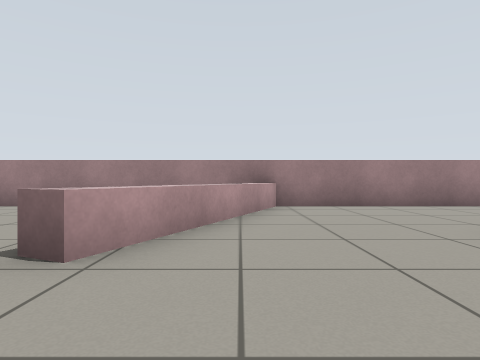
[1] (above)

19 first-person views from a walk through a robot-simulator world made for Gazebo. The camera is 0.57 m above the floor, looks level and sees 75° across. The floor is counted in squares, 1 m on a side. Each view is taken from the middle of a square. On the plan, view 1 faces up. The plan holds only what a view shows up to about 9 squares ahead; the rest is blank. Robots are left out.

[2]
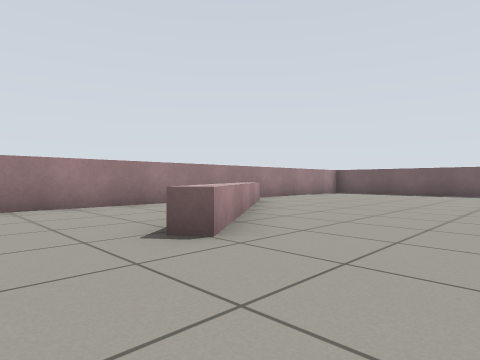

[3]
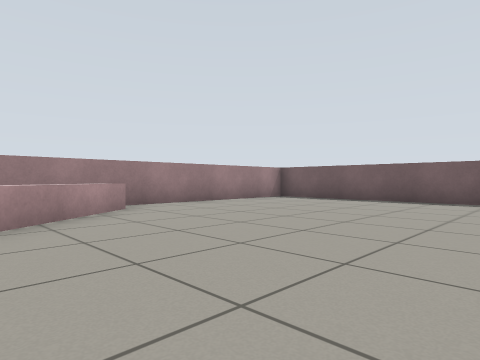

[4]
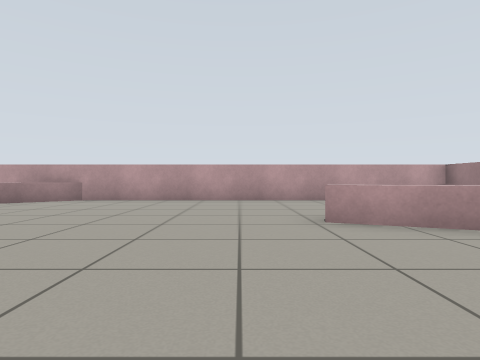

[5]
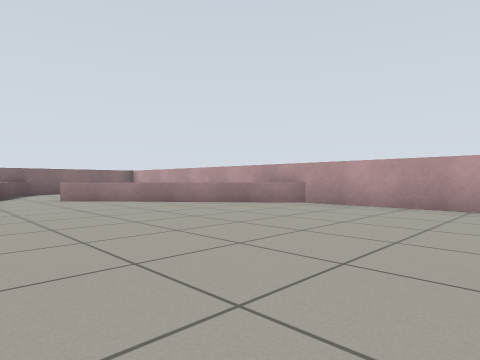

[6]
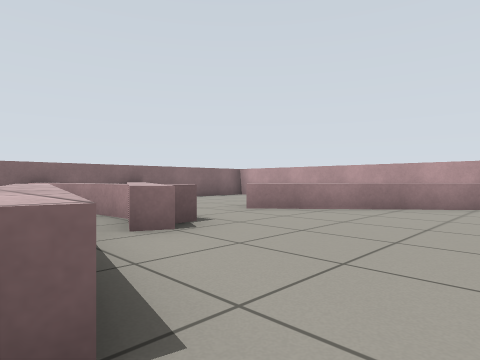

[7]
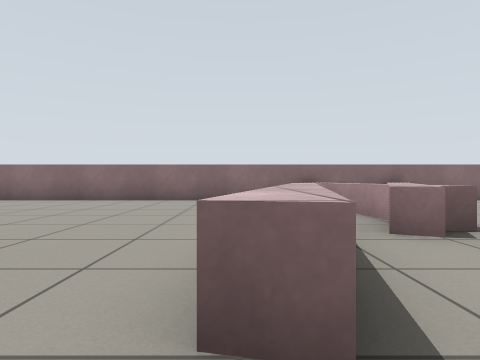

[8]
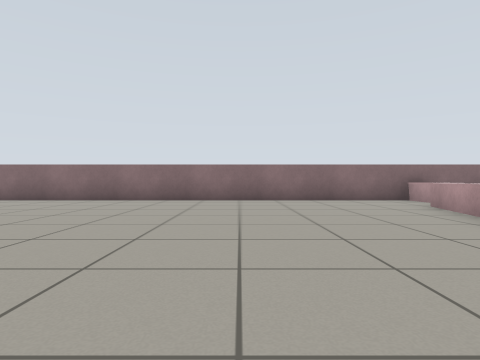

[9]
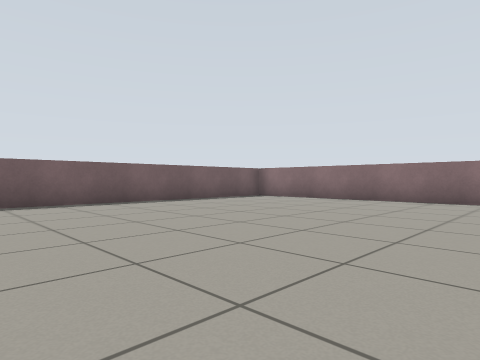

[10]
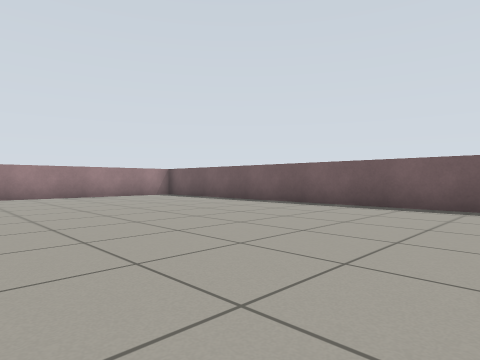

[11]
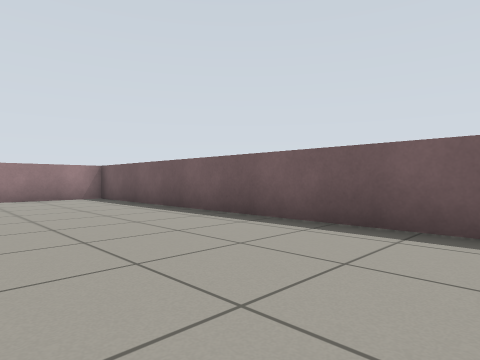

[12]
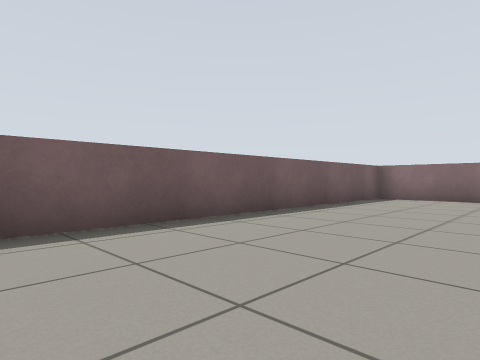

[13]
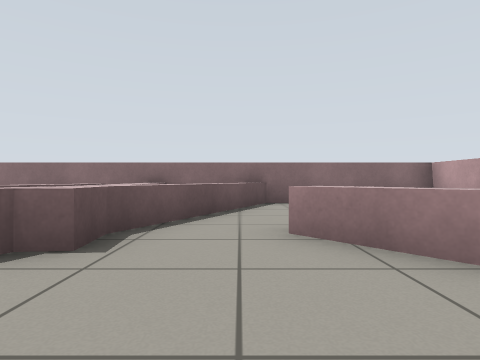

[14]
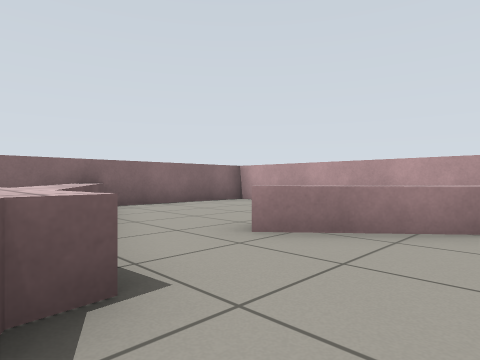

[15]
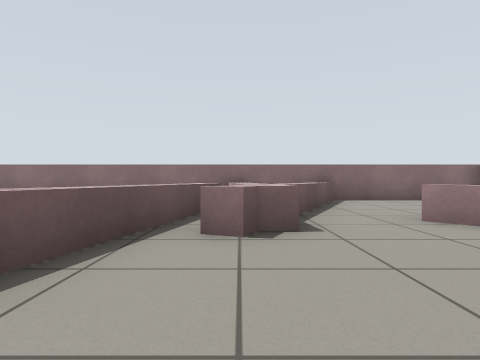

[16]
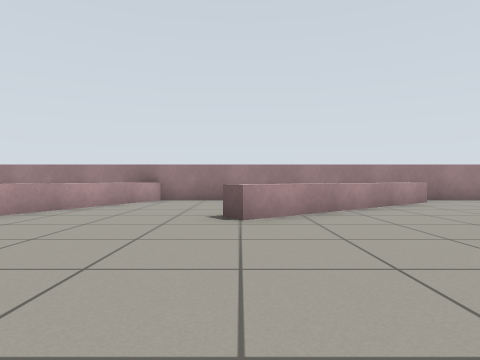

[17]
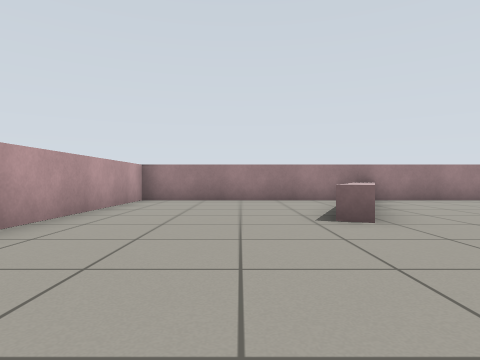

[18]
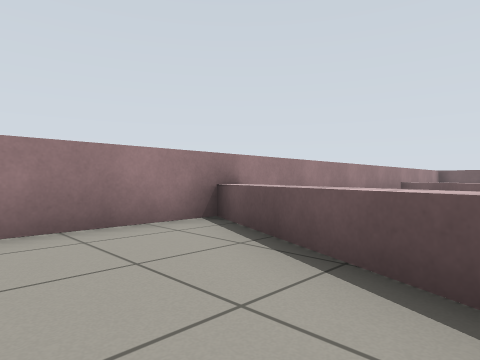

[19]
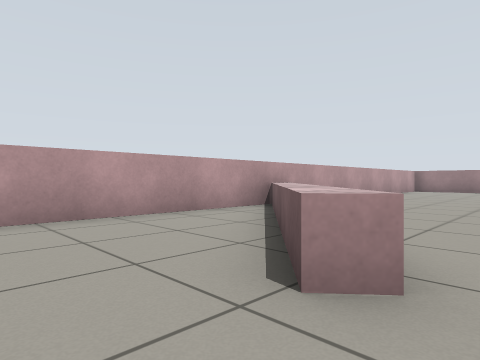

### Floor plan
Ten units are one square. View 1 is at (0, 0); x grows to the right and y downward. Boxes are objects, and circles mark ways between rooms. Rooms are numbered by the first view taken in them; rooms with no view inside come last. Other rooms are left out.
<svg viewBox="-63 -73 206 207">
<path fill="none" stroke="#000" d="M26 49 32 50M43 -40 69 -59M23 88 19 107M9 84 13 129M4 83 3 75 8 75 10 71M-13 -32 2 -68M78 -60 30 -24M14 106 25 58M8 -68 -12 -21 -18 -24M-58 34 -15 83M10 127 130 127M130 -67 -57 -67 -57 50M138 120 138 -60M30 -24 27 -29M10 71 15 73M-15 83 -19 87 -55 45M-17 128 4 83M-57 50 -57 127 -10 127"/>
<circle cx="-10" cy="75" r="3" fill="#2a7"/>
<text x="50" y="20">1</text>
<text x="-40" y="100">2</text>
</svg>
Room 1 opens to room 2.

Where each view was taken, in squares from view 1:
view 1: 0 up, 0 right, facing up
view 2: 0 up, 1 right, facing up-right
view 3: 0 up, 5 right, facing up-right
view 4: 1 up, 3 right, facing left
view 5: 1 up, 1 right, facing down-left
view 6: 4 down, 3 right, facing down-left
view 7: 4 down, 3 right, facing down
view 8: 4 down, 6 right, facing down
view 9: 4 down, 6 right, facing down-right
view 10: 4 down, 7 right, facing up-right
view 11: 3 down, 10 right, facing up-right
view 12: 3 down, 10 right, facing down-right
view 13: 5 down, 1 left, facing down
view 14: 6 down, 1 right, facing down-left
view 15: 4 down, 1 right, facing down
view 16: 2 down, 3 right, facing up
view 17: 2 down, 3 left, facing up
view 18: 3 up, 3 left, facing up-right
view 19: 10 down, 1 left, facing up-left
